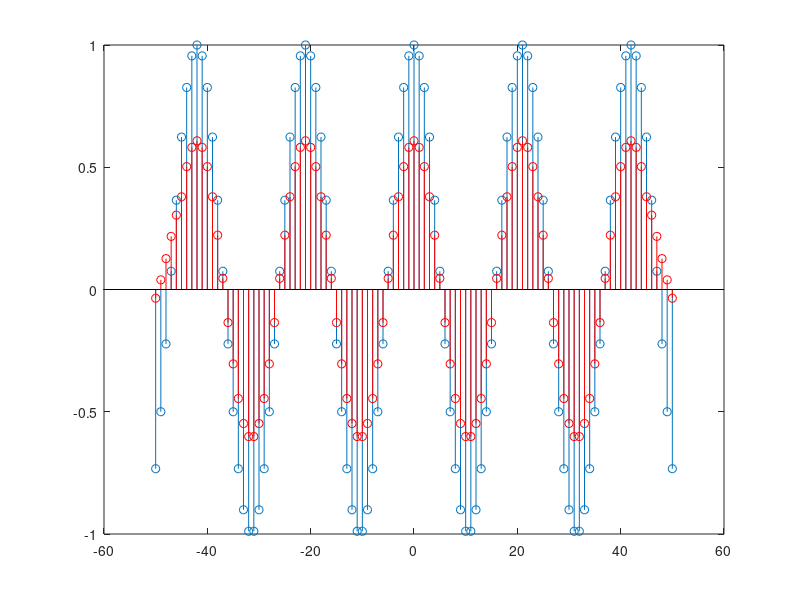

The MATLAB source for this figure:
F=1/21;
x=cos(2*pi*F*(-50:50));
h=ones(1,11)*1/11;
y=conv(x,h);
figure(1)
stem((-50:50),x)
hold on
stem((-50:50),y(6:106),'r')
hold off